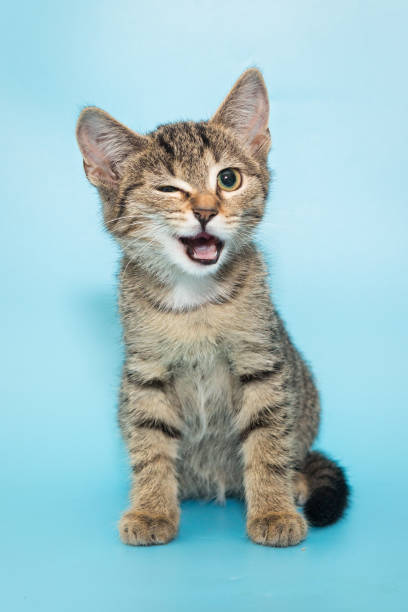
#> input picture Opencv/Images/cat.jpg, 408 x 612 px
$ python image_transformation.py
#> lines starting #> are read from the running program, lines starting #| are printed output that depends on the picture
import cv2 as cv
import numpy as np

img = cv.imread('Images/cat.jpg')
#> img is the input picture: shape (612, 408, 3); mean B, G, R 199.2, 194, 158.3
cv.imshow('Cat', img)
# translation of image

def translate(img,x,y):
#> called with x = 100, y = -100
    transMat = np.float32([[1,0,x],[0,1,y]])
    dimensions = (img.shape[1], img.shape[0])
#> dimensions = (408, 612)
    return cv.warpAffine(img, transMat, dimensions)
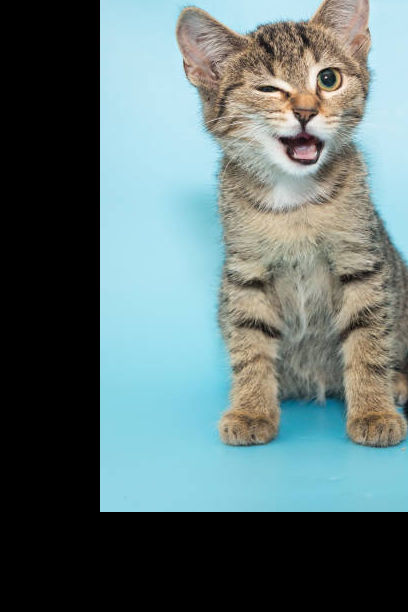
#> returned value: shape (612, 408, 3); mean of channels 0, 1, 2 114.6, 114.2, 96; drawn as B, G, R

# -x ==> left
# -y ==> up
# x ==> right
# y ==> down

translated = translate(img, 100, -100)
cv.imshow('Translated', translated)

# rotation of image
def rotate(img, angle, rotPoint=None):
#> called with angle = -45
    (height,width) = img.shape[:2]
#> height = 612; width = 408
    if rotPoint is None:
        rotPoint = (width//2, height//2)
#> rotPoint = (204, 306)

    rotMat = cv.getRotationMatrix2D(rotPoint, angle, 1.0)
    dimensions = (width, height)
#> dimensions = (408, 612)

    return cv.warpAffine(img, rotMat, dimensions)
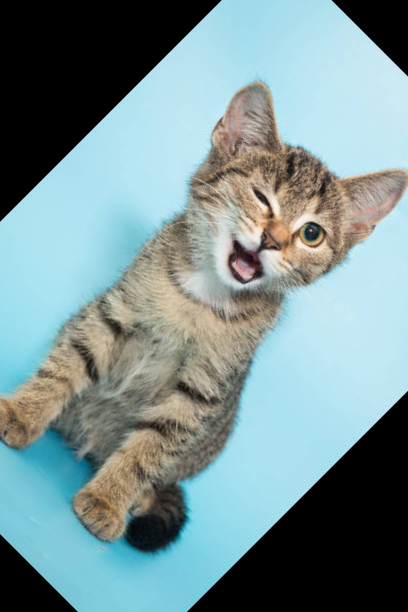
#> returned value: shape (612, 408, 3); mean of channels 0, 1, 2 148, 145.8, 122; drawn as B, G, R

rotated = rotate(img , -45)
cv.imshow('Rotate', rotated)

# resizing the image
resized = cv.resize(img, (500,500), interpolation=cv.INTER_CUBIC)
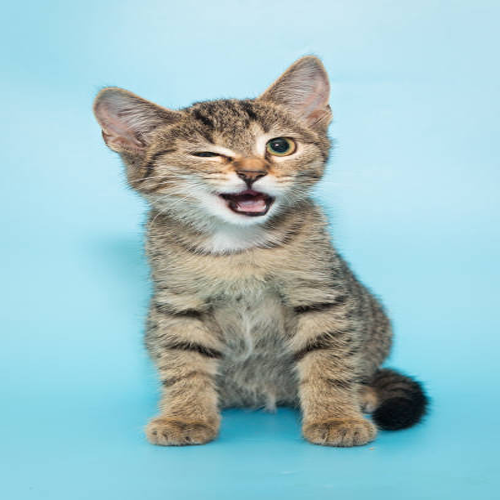
#> resized: shape (500, 500, 3); mean B, G, R 199.2, 194, 158.3
cv.imshow('Resized image ', resized)


# flipping
flip = cv.flip(img, -1)
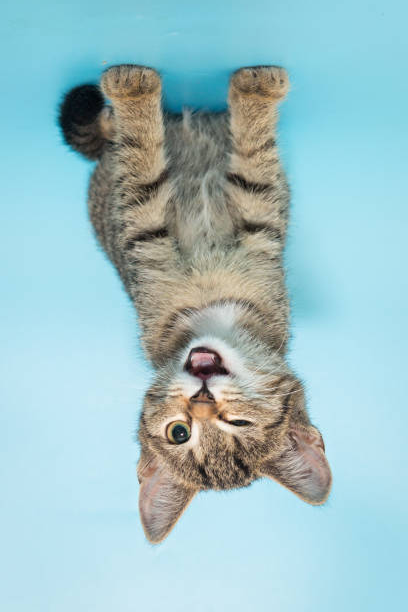
#> flip: shape (612, 408, 3); mean B, G, R 199.2, 194, 158.3
cv.imshow('Flipped Image',flip)

#cropping the image
cropped = img[200:300, 300:400]
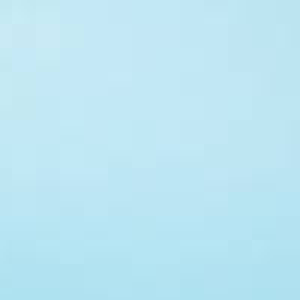
#> cropped: shape (100, 100, 3) (shown 3 times larger); mean B, G, R 243.2, 229.9, 188.5
cv.imshow('Cropped', cropped)

cv.waitKey(0)

$ run again, with Opencv/Images/colorballs.jpg copied over Opencv/Images/cat.jpg
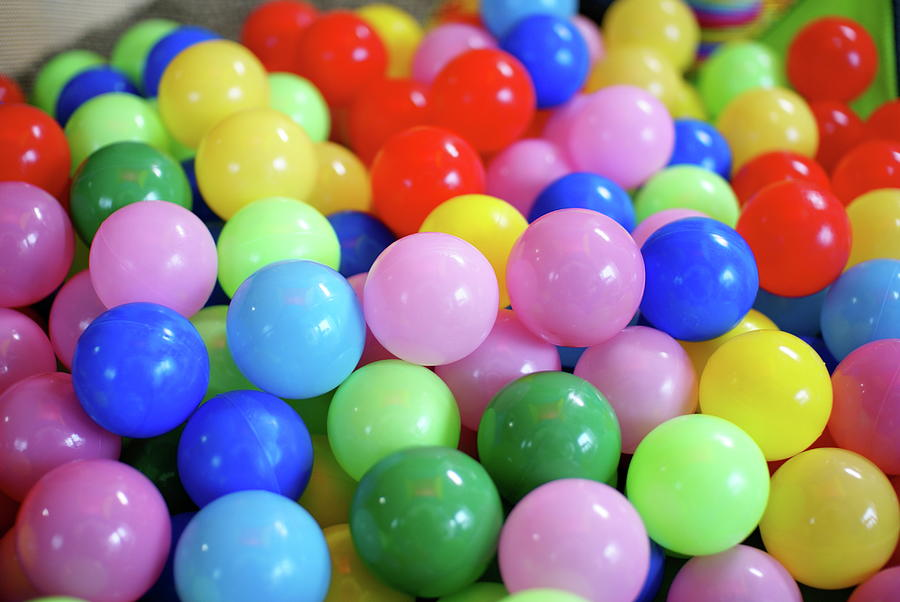
#> input picture Opencv/Images/colorballs.jpg, 900 x 602 px
#> img is the input picture: shape (602, 900, 3); mean B, G, R 124, 126.1, 144.7
#> `flip = cv.flip(img, -1)`:
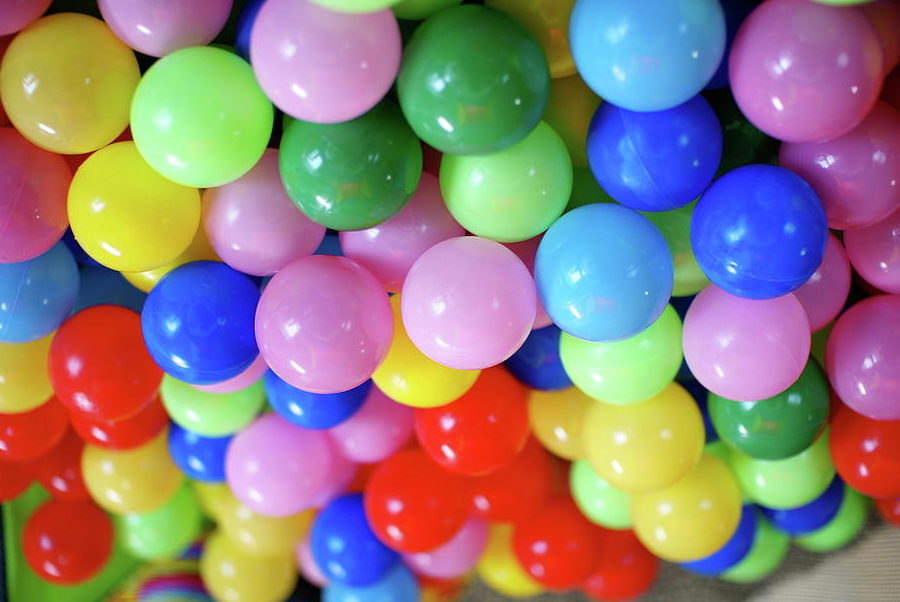
#> flip: shape (602, 900, 3); mean B, G, R 124, 126.1, 144.7
#> `cropped = img[200:300, 300:400]`:
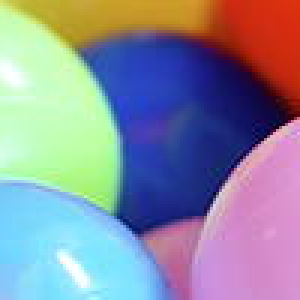
#> cropped: shape (100, 100, 3) (shown 3 times larger); mean B, G, R 159.4, 140.7, 139.3
